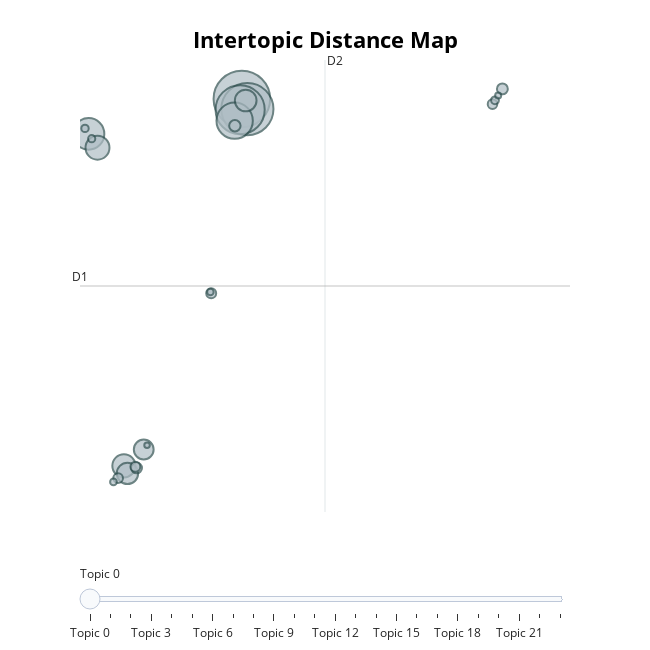

Here is the notebook cell this chart was saved with:
### Markdown cell above
Visualización

### Code cell
model.visualize_topics()

### Figure 1 — Plotly figure (JSON) as saved in the notebook; plotly's stock layout.template omitted (floating-point values rounded to 4 significant figures)
{"data": [{"customdata": [[0, "vitamina | déficit | vitamínico | alimento | tradiciones", 1054], [1, "alimento | producir | tradiciones | producción | pueblo", 896], [2, "fruta | fruto | pueblo | si | puede", 795], [3, "adela | debería | priorizar | alimento | pueblo", 435], [4, "salud | personas | tradiciones | importante | población", 328], [5, "niños | ancianos | salud | adultos | importante", 189], [6, "indígena | indígenas | comunidad | proyecto | pueblos", 177], [7, "agua | escasez | hídrica | si | tradiciones", 155], [8, "proyecto | tradiciones | identitarias | resguardar | llevar", 150], [9, "tradiciones | vida | importante | bien | resguardar", 129], [10, "chile | relleno | chilena | población | originarios", 43], [11, "ambas | partes | acuerdo | dos | llegar", 39], [12, "opinion | opinión | misma | mi | grupo", 39], [13, "mitad | mismo | lo | esos | repitió", 33], [14, "grupo | minoría | originario | mantengo | pueblo", 32], [15, "innovación | si | bien | respetar | siempre", 31], [16, "mayor | personas | pueblo | acuerdo | llegar", 30], [17, "proyecto | debe | realizar | pueblos | necesario", 20], [18, "creencias | religiosas | avance | avances | ciencia", 18], [19, "objeto | medicamento | fundadas | apela | antisocial", 17], [20, "ciencia | desarrollo | humano | camino | tecnológicamente", 15], [21, "postura | mantengo | manteniendo | internet | modifico", 14], [22, "producto | buscar | consenso | estan | manejar", 12], [23, "tiempo | cambian | conservar | diferentes | cambio", 10]], "hovertemplate": "<b>Topic %{customdata[0]}</b><br>%{customdata[1]}<br>Size: %{customdata[2]}", "legendgroup": "", "marker": {"color": "#B0BEC5", "line": {"color": "DarkSlateGrey", "width": 2}, "size": [1054, 896, 795, 435, 328, 189, 177, 155, 150, 129, 43, 39, 39, 33, 32, 31, 30, 20, 18, 17, 15, 14, 12, 10], "sizemode": "area", "sizeref": 0.6587, "symbol": "circle"}, "mode": "markers", "name": "", "orientation": "v", "showlegend": false, "type": "scatter", "x": [12.62, 12.99, 12.51, 12.14, 2.445, 3.039, 4.794, 12.88, 5.028, 6.109, 12.16, 29.91, 5.631, 10.59, 5.552, 4.409, 29.26, 29.42, 2.21, 2.654, 4.1, 10.53, 29.63, 6.328], "xaxis": "x", "y": [7.867, 7.435, 7.406, 6.933, 6.365, 5.772, -7.933, 7.802, -8.259, -7.229, 6.715, 8.302, -8.023, -0.4959, -7.97, -8.463, 7.647, 7.811, 6.601, 6.157, -8.627, -0.4426, 8.023, -7.045], "yaxis": "y"}], "layout": {"annotations": [{"showarrow": false, "text": "D1", "x": 1.879, "y": -0.1868, "yshift": 10}, {"showarrow": false, "text": "D2", "x": 18.14, "xshift": 10, "y": 9.547}], "height": 650, "hoverlabel": {"bgcolor": "white", "font": {"family": "Rockwell", "size": 16}}, "legend": {"itemsizing": "constant", "tracegroupgap": 0}, "margin": {"t": 60}, "shapes": [{"line": {"color": "#CFD8DC", "width": 2}, "type": "line", "x0": 18.14, "x1": 18.14, "y0": -9.921, "y1": 9.547}, {"line": {"color": "#9E9E9E", "width": 2}, "type": "line", "x0": 1.879, "x1": 34.4, "y0": -0.1868, "y1": -0.1868}], "sliders": [{"active": 0, "pad": {"t": 50}, "steps": [{"args": [{"marker.color": [["red", "#B0BEC5", "#B0BEC5", "#B0BEC5", "#B0BEC5", "#B0BEC5", "#B0BEC5", "#B0BEC5", "#B0BEC5", "#B0BEC5", "#B0BEC5", "#B0BEC5", "#B0BEC5", "#B0BEC5", "#B0BEC5", "#B0BEC5", "#B0BEC5", "#B0BEC5", "#B0BEC5", "#B0BEC5", "#B0BEC5", "#B0BEC5", "#B0BEC5", "#B0BEC5"]]}], "label": "Topic 0", "method": "update"}, {"args": [{"marker.color": [["#B0BEC5", "red", "#B0BEC5", "#B0BEC5", "#B0BEC5", "#B0BEC5", "#B0BEC5", "#B0BEC5", "#B0BEC5", "#B0BEC5", "#B0BEC5", "#B0BEC5", "#B0BEC5", "#B0BEC5", "#B0BEC5", "#B0BEC5", "#B0BEC5", "#B0BEC5", "#B0BEC5", "#B0BEC5", "#B0BEC5", "#B0BEC5", "#B0BEC5", "#B0BEC5"]]}], "label": "Topic 1", "method": "update"}, {"args": [{"marker.color": [["#B0BEC5", "#B0BEC5", "red", "#B0BEC5", "#B0BEC5", "#B0BEC5", "#B0BEC5", "#B0BEC5", "#B0BEC5", "#B0BEC5", "#B0BEC5", "#B0BEC5", "#B0BEC5", "#B0BEC5", "#B0BEC5", "#B0BEC5", "#B0BEC5", "#B0BEC5", "#B0BEC5", "#B0BEC5", "#B0BEC5", "#B0BEC5", "#B0BEC5", "#B0BEC5"]]}], "label": "Topic 2", "method": "update"}, {"args": [{"marker.color": [["#B0BEC5", "#B0BEC5", "#B0BEC5", "red", "#B0BEC5", "#B0BEC5", "#B0BEC5", "#B0BEC5", "#B0BEC5", "#B0BEC5", "#B0BEC5", "#B0BEC5", "#B0BEC5", "#B0BEC5", "#B0BEC5", "#B0BEC5", "#B0BEC5", "#B0BEC5", "#B0BEC5", "#B0BEC5", "#B0BEC5", "#B0BEC5", "#B0BEC5", "#B0BEC5"]]}], "label": "Topic 3", "method": "update"}, {"args": [{"marker.color": [["#B0BEC5", "#B0BEC5", "#B0BEC5", "#B0BEC5", "red", "#B0BEC5", "#B0BEC5", "#B0BEC5", "#B0BEC5", "#B0BEC5", "#B0BEC5", "#B0BEC5", "#B0BEC5", "#B0BEC5", "#B0BEC5", "#B0BEC5", "#B0BEC5", "#B0BEC5", "#B0BEC5", "#B0BEC5", "#B0BEC5", "#B0BEC5", "#B0BEC5", "#B0BEC5"]]}], "label": "Topic 4", "method": "update"}, {"args": [{"marker.color": [["#B0BEC5", "#B0BEC5", "#B0BEC5", "#B0BEC5", "#B0BEC5", "red", "#B0BEC5", "#B0BEC5", "#B0BEC5", "#B0BEC5", "#B0BEC5", "#B0BEC5", "#B0BEC5", "#B0BEC5", "#B0BEC5", "#B0BEC5", "#B0BEC5", "#B0BEC5", "#B0BEC5", "#B0BEC5", "#B0BEC5", "#B0BEC5", "#B0BEC5", "#B0BEC5"]]}], "label": "Topic 5", "method": "update"}, {"args": [{"marker.color": [["#B0BEC5", "#B0BEC5", "#B0BEC5", "#B0BEC5", "#B0BEC5", "#B0BEC5", "red", "#B0BEC5", "#B0BEC5", "#B0BEC5", "#B0BEC5", "#B0BEC5", "#B0BEC5", "#B0BEC5", "#B0BEC5", "#B0BEC5", "#B0BEC5", "#B0BEC5", "#B0BEC5", "#B0BEC5", "#B0BEC5", "#B0BEC5", "#B0BEC5", "#B0BEC5"]]}], "label": "Topic 6", "method": "update"}, {"args": [{"marker.color": [["#B0BEC5", "#B0BEC5", "#B0BEC5", "#B0BEC5", "#B0BEC5", "#B0BEC5", "#B0BEC5", "red", "#B0BEC5", "#B0BEC5", "#B0BEC5", "#B0BEC5", "#B0BEC5", "#B0BEC5", "#B0BEC5", "#B0BEC5", "#B0BEC5", "#B0BEC5", "#B0BEC5", "#B0BEC5", "#B0BEC5", "#B0BEC5", "#B0BEC5", "#B0BEC5"]]}], "label": "Topic 7", "method": "update"}, {"args": [{"marker.color": [["#B0BEC5", "#B0BEC5", "#B0BEC5", "#B0BEC5", "#B0BEC5", "#B0BEC5", "#B0BEC5", "#B0BEC5", "red", "#B0BEC5", "#B0BEC5", "#B0BEC5", "#B0BEC5", "#B0BEC5", "#B0BEC5", "#B0BEC5", "#B0BEC5", "#B0BEC5", "#B0BEC5", "#B0BEC5", "#B0BEC5", "#B0BEC5", "#B0BEC5", "#B0BEC5"]]}], "label": "Topic 8", "method": "update"}, {"args": [{"marker.color": [["#B0BEC5", "#B0BEC5", "#B0BEC5", "#B0BEC5", "#B0BEC5", "#B0BEC5", "#B0BEC5", "#B0BEC5", "#B0BEC5", "red", "#B0BEC5", "#B0BEC5", "#B0BEC5", "#B0BEC5", "#B0BEC5", "#B0BEC5", "#B0BEC5", "#B0BEC5", "#B0BEC5", "#B0BEC5", "#B0BEC5", "#B0BEC5", "#B0BEC5", "#B0BEC5"]]}], "label": "Topic 9", "method": "update"}, {"args": [{"marker.color": [["#B0BEC5", "#B0BEC5", "#B0BEC5", "#B0BEC5", "#B0BEC5", "#B0BEC5", "#B0BEC5", "#B0BEC5", "#B0BEC5", "#B0BEC5", "red", "#B0BEC5", "#B0BEC5", "#B0BEC5", "#B0BEC5", "#B0BEC5", "#B0BEC5", "#B0BEC5", "#B0BEC5", "#B0BEC5", "#B0BEC5", "#B0BEC5", "#B0BEC5", "#B0BEC5"]]}], "label": "Topic 10", "method": "update"}, {"args": [{"marker.color": [["#B0BEC5", "#B0BEC5", "#B0BEC5", "#B0BEC5", "#B0BEC5", "#B0BEC5", "#B0BEC5", "#B0BEC5", "#B0BEC5", "#B0BEC5", "#B0BEC5", "red", "#B0BEC5", "#B0BEC5", "#B0BEC5", "#B0BEC5", "#B0BEC5", "#B0BEC5", "#B0BEC5", "#B0BEC5", "#B0BEC5", "#B0BEC5", "#B0BEC5", "#B0BEC5"]]}], "label": "Topic 11", "method": "update"}, {"args": [{"marker.color": [["#B0BEC5", "#B0BEC5", "#B0BEC5", "#B0BEC5", "#B0BEC5", "#B0BEC5", "#B0BEC5", "#B0BEC5", "#B0BEC5", "#B0BEC5", "#B0BEC5", "#B0BEC5", "red", "#B0BEC5", "#B0BEC5", "#B0BEC5", "#B0BEC5", "#B0BEC5", "#B0BEC5", "#B0BEC5", "#B0BEC5", "#B0BEC5", "#B0BEC5", "#B0BEC5"]]}], "label": "Topic 12", "method": "update"}, {"args": [{"marker.color": [["#B0BEC5", "#B0BEC5", "#B0BEC5", "#B0BEC5", "#B0BEC5", "#B0BEC5", "#B0BEC5", "#B0BEC5", "#B0BEC5", "#B0BEC5", "#B0BEC5", "#B0BEC5", "#B0BEC5", "red", "#B0BEC5", "#B0BEC5", "#B0BEC5", "#B0BEC5", "#B0BEC5", "#B0BEC5", "#B0BEC5", "#B0BEC5", "#B0BEC5", "#B0BEC5"]]}], "label": "Topic 13", "method": "update"}, {"args": [{"marker.color": [["#B0BEC5", "#B0BEC5", "#B0BEC5", "#B0BEC5", "#B0BEC5", "#B0BEC5", "#B0BEC5", "#B0BEC5", "#B0BEC5", "#B0BEC5", "#B0BEC5", "#B0BEC5", "#B0BEC5", "#B0BEC5", "red", "#B0BEC5", "#B0BEC5", "#B0BEC5", "#B0BEC5", "#B0BEC5", "#B0BEC5", "#B0BEC5", "#B0BEC5", "#B0BEC5"]]}], "label": "Topic 14", "method": "update"}, {"args": [{"marker.color": [["#B0BEC5", "#B0BEC5", "#B0BEC5", "#B0BEC5", "#B0BEC5", "#B0BEC5", "#B0BEC5", "#B0BEC5", "#B0BEC5", "#B0BEC5", "#B0BEC5", "#B0BEC5", "#B0BEC5", "#B0BEC5", "#B0BEC5", "red", "#B0BEC5", "#B0BEC5", "#B0BEC5", "#B0BEC5", "#B0BEC5", "#B0BEC5", "#B0BEC5", "#B0BEC5"]]}], "label": "Topic 15", "method": "update"}, {"args": [{"marker.color": [["#B0BEC5", "#B0BEC5", "#B0BEC5", "#B0BEC5", "#B0BEC5", "#B0BEC5", "#B0BEC5", "#B0BEC5", "#B0BEC5", "#B0BEC5", "#B0BEC5", "#B0BEC5", "#B0BEC5", "#B0BEC5", "#B0BEC5", "#B0BEC5", "red", "#B0BEC5", "#B0BEC5", "#B0BEC5", "#B0BEC5", "#B0BEC5", "#B0BEC5", "#B0BEC5"]]}], "label": "Topic 16", "method": "update"}, {"args": [{"marker.color": [["#B0BEC5", "#B0BEC5", "#B0BEC5", "#B0BEC5", "#B0BEC5", "#B0BEC5", "#B0BEC5", "#B0BEC5", "#B0BEC5", "#B0BEC5", "#B0BEC5", "#B0BEC5", "#B0BEC5", "#B0BEC5", "#B0BEC5", "#B0BEC5", "#B0BEC5", "red", "#B0BEC5", "#B0BEC5", "#B0BEC5", "#B0BEC5", "#B0BEC5", "#B0BEC5"]]}], "label": "Topic 17", "method": "update"}, {"args": [{"marker.color": [["#B0BEC5", "#B0BEC5", "#B0BEC5", "#B0BEC5", "#B0BEC5", "#B0BEC5", "#B0BEC5", "#B0BEC5", "#B0BEC5", "#B0BEC5", "#B0BEC5", "#B0BEC5", "#B0BEC5", "#B0BEC5", "#B0BEC5", "#B0BEC5", "#B0BEC5", "#B0BEC5", "red", "#B0BEC5", "#B0BEC5", "#B0BEC5", "#B0BEC5", "#B0BEC5"]]}], "label": "Topic 18", "method": "update"}, {"args": [{"marker.color": [["#B0BEC5", "#B0BEC5", "#B0BEC5", "#B0BEC5", "#B0BEC5", "#B0BEC5", "#B0BEC5", "#B0BEC5", "#B0BEC5", "#B0BEC5", "#B0BEC5", "#B0BEC5", "#B0BEC5", "#B0BEC5", "#B0BEC5", "#B0BEC5", "#B0BEC5", "#B0BEC5", "#B0BEC5", "red", "#B0BEC5", "#B0BEC5", "#B0BEC5", "#B0BEC5"]]}], "label": "Topic 19", "method": "update"}, {"args": [{"marker.color": [["#B0BEC5", "#B0BEC5", "#B0BEC5", "#B0BEC5", "#B0BEC5", "#B0BEC5", "#B0BEC5", "#B0BEC5", "#B0BEC5", "#B0BEC5", "#B0BEC5", "#B0BEC5", "#B0BEC5", "#B0BEC5", "#B0BEC5", "#B0BEC5", "#B0BEC5", "#B0BEC5", "#B0BEC5", "#B0BEC5", "red", "#B0BEC5", "#B0BEC5", "#B0BEC5"]]}], "label": "Topic 20", "method": "update"}, {"args": [{"marker.color": [["#B0BEC5", "#B0BEC5", "#B0BEC5", "#B0BEC5", "#B0BEC5", "#B0BEC5", "#B0BEC5", "#B0BEC5", "#B0BEC5", "#B0BEC5", "#B0BEC5", "#B0BEC5", "#B0BEC5", "#B0BEC5", "#B0BEC5", "#B0BEC5", "#B0BEC5", "#B0BEC5", "#B0BEC5", "#B0BEC5", "#B0BEC5", "red", "#B0BEC5", "#B0BEC5"]]}], "label": "Topic 21", "method": "update"}, {"args": [{"marker.color": [["#B0BEC5", "#B0BEC5", "#B0BEC5", "#B0BEC5", "#B0BEC5", "#B0BEC5", "#B0BEC5", "#B0BEC5", "#B0BEC5", "#B0BEC5", "#B0BEC5", "#B0BEC5", "#B0BEC5", "#B0BEC5", "#B0BEC5", "#B0BEC5", "#B0BEC5", "#B0BEC5", "#B0BEC5", "#B0BEC5", "#B0BEC5", "#B0BEC5", "red", "#B0BEC5"]]}], "label": "Topic 22", "method": "update"}, {"args": [{"marker.color": [["#B0BEC5", "#B0BEC5", "#B0BEC5", "#B0BEC5", "#B0BEC5", "#B0BEC5", "#B0BEC5", "#B0BEC5", "#B0BEC5", "#B0BEC5", "#B0BEC5", "#B0BEC5", "#B0BEC5", "#B0BEC5", "#B0BEC5", "#B0BEC5", "#B0BEC5", "#B0BEC5", "#B0BEC5", "#B0BEC5", "#B0BEC5", "#B0BEC5", "#B0BEC5", "red"]]}], "label": "Topic 23", "method": "update"}]}], "title": {"font": {"color": "Black", "size": 22}, "text": "<b>Intertopic Distance Map</b>", "x": 0.5, "xanchor": "center", "y": 0.95, "yanchor": "top"}, "width": 650, "xaxis": {"anchor": "y", "domain": [0, 1], "range": [1.879, 34.4], "title": {"text": ""}, "visible": false}, "yaxis": {"anchor": "x", "domain": [0, 1], "range": [-9.921, 9.547], "title": {"text": ""}, "visible": false}}}
